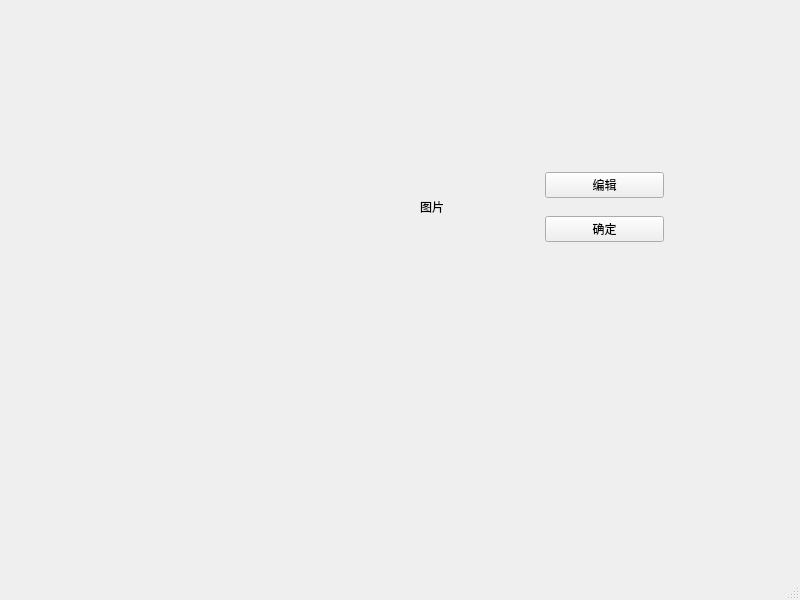
<?xml version="1.0" encoding="UTF-8"?>
<ui version="4.0">
 <class>MainWindow</class>
 <widget class="QMainWindow" name="MainWindow">
  <property name="geometry">
   <rect>
    <x>0</x>
    <y>0</y>
    <width>800</width>
    <height>600</height>
   </rect>
  </property>
  <property name="windowTitle">
   <string>MainWindow</string>
  </property>
  <widget class="QWidget" name="centralwidget">
   <widget class="QWidget" name="horizontalLayoutWidget">
    <property name="geometry">
     <rect>
      <x>420</x>
      <y>160</y>
      <width>244</width>
      <height>94</height>
     </rect>
    </property>
    <layout class="QHBoxLayout" name="horizontalLayout">
     <item>
      <widget class="QLabel" name="label">
       <property name="text">
        <string>图片</string>
       </property>
      </widget>
     </item>
     <item>
      <layout class="QVBoxLayout" name="verticalLayout">
       <item>
        <widget class="QPushButton" name="pushButton_2">
         <property name="text">
          <string>编辑</string>
         </property>
        </widget>
       </item>
       <item>
        <widget class="QPushButton" name="pushButton">
         <property name="text">
          <string>确定</string>
         </property>
        </widget>
       </item>
      </layout>
     </item>
    </layout>
   </widget>
  </widget>
  <widget class="QMenuBar" name="menubar">
   <property name="geometry">
    <rect>
     <x>0</x>
     <y>0</y>
     <width>800</width>
     <height>34</height>
    </rect>
   </property>
  </widget>
  <widget class="QStatusBar" name="statusbar"/>
 </widget>
 <resources/>
 <connections/>
</ui>
